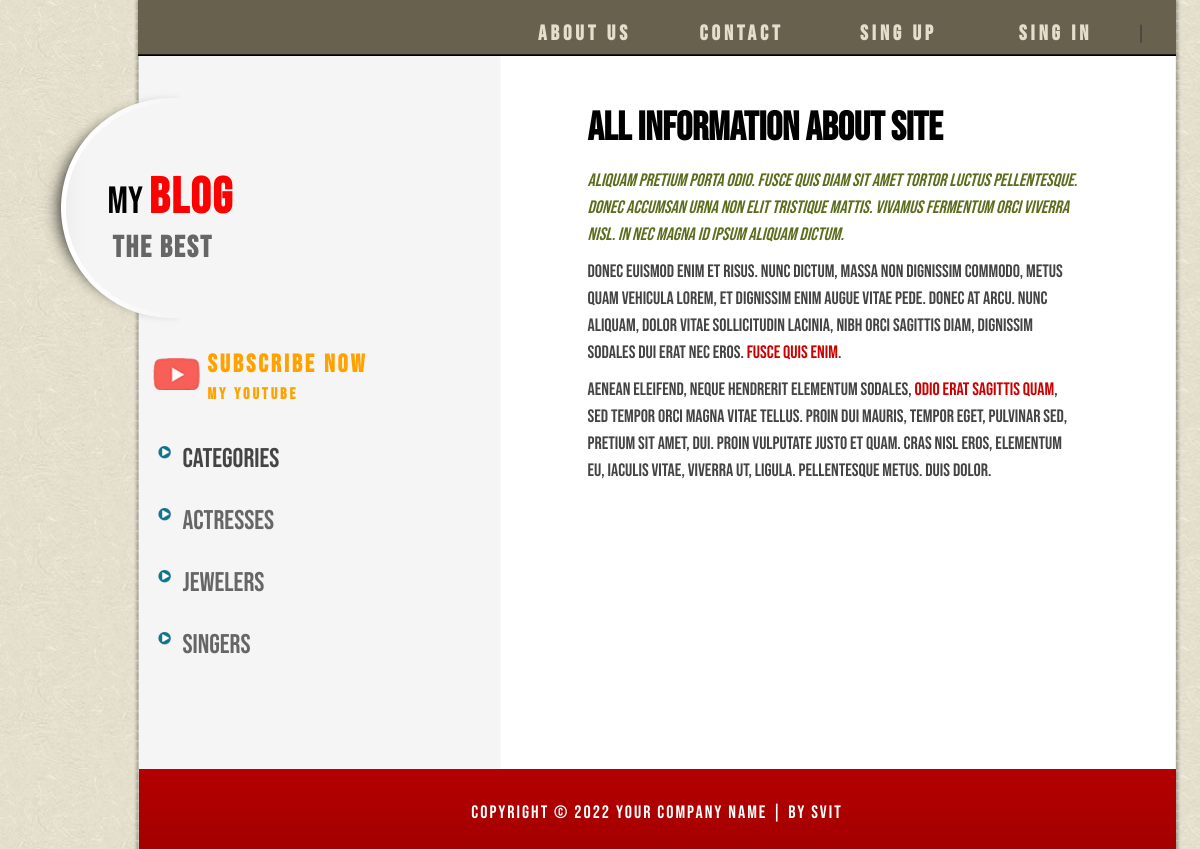
The page /about/ on the database its author committed.
### women/models.py (models this page shows, shortened)
class Category(models.Model):
    name = models.CharField(max_length=100, db_index=True, verbose_name="Category")
    slug = models.SlugField(max_length=255, unique=True, db_index=True, verbose_name="URL")
    def get_absolute_url(self):
        return reverse('category', kwargs={'cat_slug': self.slug})
    class Meta:
        verbose_name = "Category"
        verbose_name_plural = "Categories"
        ordering = ['id']

### women/views.py (the view)
# urls.py: path('about/', AboutSite.as_view(), name='about'),
class AboutSite(DataMixin, ListView):
    model = Women
    template_name = 'women/about.html'
    def get_context_data(self, *, object_list=None, **kwargs):
        context = super().get_context_data(**kwargs)
        c_def = self.get_user_context(title="About us")
        return {**context, **c_def}

### women/templatetags/women_tags.py (called while the page is built)
@register.inclusion_tag('women/main_menu.html', takes_context=True)
def main_menu(context):
	m = menu.copy()
	if not context['request'].user.is_authenticated:
		m.pop(1)
	else:
		context['menu'] = m
	return context

### women/utils.py (called while the page is built)
	def get_user_context(self, **kwargs):
		context = kwargs
		cats = Category.objects.annotate(Count('women'))
		user_menu = menu.copy()
		if not self.request.user.is_authenticated:
			user_menu.pop(1)
		context['menu'] = user_menu
		context['cats'] = cats
		if 'cat_selected' not in context:
			context['cat_selected'] = 0
		return context

### women/templates/Women/about.html
{% extends 'women/base.html' %}
{% block content %}
<h1>All information about site</h1>
<p><em>Aliquam pretium porta odio. Fusce quis diam sit amet tortor luctus pellentesque. Donec accumsan urna non elit tristique mattis. Vivamus fermentum orci viverra nisl. In nec magna id ipsum  aliquam dictum.</em></p>
	<p>Donec euismod enim et risus. Nunc dictum, massa non dignissim commodo, metus quam vehicula lorem, et dignissim enim augue vitae pede. Donec at arcu. Nunc aliquam, dolor vitae sollicitudin lacinia, nibh orci sagittis diam, dignissim sodales dui erat nec eros. <a href="#">Fusce quis enim</a>.</p>
	<p>Aenean eleifend, neque hendrerit elementum sodales, <a href="#">odio erat sagittis quam</a>, sed tempor orci magna vitae tellus. Proin dui mauris, tempor eget, pulvinar sed, pretium sit amet, dui. Proin vulputate justo et quam. Cras nisl eros, elementum eu, iaculis vitae, viverra ut, ligula. Pellentesque metus. Duis dolor.</p>
{% endblock %}

### women/templates/Women/base.html (shortened to what this page needs)
<!DOCTYPE html>
{% load static %}
{% load women_tags %}
{% load crispy_forms_tags %}
<html>
<head>
    <link rel="stylesheet" type="text/css" href="{% static 'css/templatemo_style.css' %}"/>
    <link rel="stylesheet" type="text/css" href="{% static 'css/s3slider.css' %}"/>
    <link rel="stylesheet" type="text/css" href="{% static 'css/styles1.css' %}"/>
</head>
<body>
    <div id="templatemo_wrapper">
        {% main_menu %}
        <div id="templatemo_left_column">
            <div id="templatemo_header">
                <div id="site_title">
                    <h1><a href="{% url 'home' %}" target="_parent">My <strong>Blog</strong><span>the best</span></a></h1>
                </div>
            </div>
            <div id="templatemo_sidebar">
                <div  id="templatemo_rss" class="share">
                    <a class="share-yt" href="https://www.youtube.com/channel/UClXuYKdnkeKHS2di7G_obIg" target="_blank" rel="nofollow">SUBSCRIBE NOW <br /><span>my youtube</span></a>
                </div>
                <table class="table-content" border=0 cellpadding="0" cellspacing="0">
                    <td valign="top">
                        <ul class="templatemo_list">
                            {% if cat_selected == 0 %}
                                <li>Categories</li>
                            {% else %}
                                <li><a href="{% url 'home' %}">Categories</a></li>
                            {% endif %}
                            {% for c in cats %}
                                {% if c.women__count > 0 %}
                                    {% if c.pk == cat_selected %}
                                        <li>{{c.name}}</li>
                                    {% else %}
                                        <li><a href="{{ c.get_absolute_url }}">{{c.name}}</a></li>
                                    {% endif %}
                                {% endif %}
                            {% endfor %}
                            <div class="cleaner_h20"></div>
                        </ul>
                    </td>
                </table>
            </div>
        </div>
        <td valign="top" class="content">
        <div id="templatemo_right_column">
	        <div id="templatemo_main">
                {% block content %}
                {% endblock %}
            </div>
        </div>
        <div class="cleaner_h20"></div>
  	    <div id="templatemo_footer">
		    Copyright © 2022 <a href="#">Your Company Name</a> |
            <a href="https://github.com/Svit7" target="_blank">by Svit</a>
        </div>
    </div>
</body>
</html>

### women/static/css/templatemo_style.css (style rules this page uses)
body { margin: 0px; padding: 0px; color: #666; font-size: 18px; line-height:1.5em; background-image: url(../images/templatemo_body.jpg); background-repeat: repeat; }
a, a:link, a:visited { color: #CC0000; }
p { margin: 0px; padding: 0 0 10px 0; }
h1 { font-size: 40px; font-weight: bold; margin: 0 0 20px 0; padding: 5px 0; color: #000; }
.cleaner_h20 { clear: both; width:100%; height: 20px; }
em { color: #5d6d1e; }
.templatemo_list { font-size: 27px; margin: 25px 0; padding: 10px; list-style: none; }
.templatemo_list li { background: transparent url(../images/templatemo_list.png) no-repeat scroll 0 0px; margin:0 0 35px; padding:0 0 0 25px; line-height: 1em; }
.templatemo_list li a { color: #666; text-decoration: none; }
#templatemo_wrapper { width: 1165px; padding: 0; margin: 0 auto; background: url(../images/templatemo_wrapper.png) repeat-y; }
#templatemo_left_column { float: left; width: 400px; }
#templatemo_right_column { float: center; width: 1090px; margin-right: 10px; }
#templatemo_header { width: 360px; height: 276px; padding: 0 10px; margin-left: 20px; background: url(../images/templatemo_header.png) left center no-repeat; }
#templatemo_header #site_title { float: left; width: 310px; padding: 115px 0 0 60px; }
#templatemo_header #site_title h1 { margin: 0; padding: 0; }
#templatemo_header #site_title h1 a { margin: 0px; padding: 0px; font-size: 38px; color: #000; font-weight: normal; text-decoration: none; }
#templatemo_header #site_title h1 strong { color: #f00; font-size: 50px; letter-spacing: 2px; }
#templatemo_header #site_title a span { display: block; font-size: 30px; color: #666; font-weight: bold; letter-spacing: 2px; margin-left: 5px; margin-top: 20px; }
#templatemo_sidebar { clear: both; float: left; width: 250px; margin-left: 130px; }
#templatemo_main { float: right; width: 490px; padding-top: 40px; margin-right: 30px; }
#templatemo_rss a { float: right; display: block; width: 190px; height: 40px; padding: 5px 0 10px 55px; margin-bottom: 10px; color: #ffa200; font-size: 25px; letter-spacing: 3px; font-weight: bold; text-decoration: none; background: url(../images/share_yt.png) left center no-repeat; }
#templatemo_rss a span { font-size: 16px; margin-top: 5px; letter-spacing: 3px; }
#templatemo_footer { clear: both; width: 1037px; height: 50px; margin: 0 10px 0 121px; padding: 30px 0 0 0; letter-spacing: 2px; text-align: center; color: #FFFFFF; background: url(../images/templatemo_footer.png) top repeat-x; }
#templatemo_footer a { color: #FFFFFF; }
.table-content { width: 100%; min-height: 100%; height: 100%; }

### women/static/css/s3slider.css (style rules this page uses)
ul { margin: 0; padding: 0; list-style-type: none; list-style: none; }
ul li { margin: 0; padding: 0; }

### women/static/css/styles1.css (style rules this page uses)
html, body { font-family: 'Bebas Neue'; margin: 0; padding: 0; height: 100%; width: 100%; color: #444; }
a { color: #0059b2; text-decoration: none; }
.table-content { width: 100%; min-height: 100%; height: 100%; }

### rows shown on the page
Category: name "Actresses"
Category: name "Jewelers"
Category: name "Singers"

### other values the page prints
{{ m.title }} "About us" "Contact"
